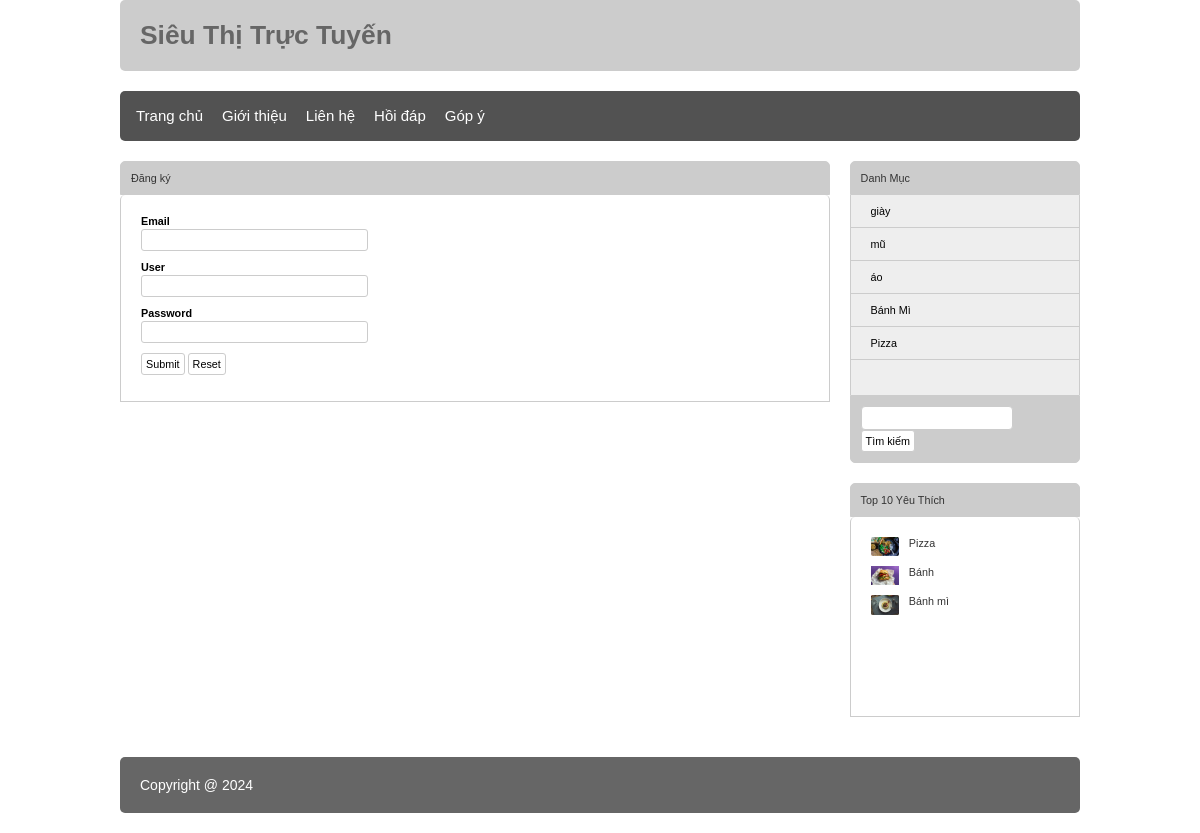
/ASM_lamdnph20475/index.php?act=dangky, run on the app's committed database.
### tables this page shows
CREATE TABLE `danhmuc` (
  `id` int(11) NOT NULL,
  `name` varchar(255) NOT NULL
);

CREATE TABLE `sanpham` (
  `id` int(11) NOT NULL,
  `name` varchar(255) NOT NULL,
  `price` double(10,2) NOT NULL,
  `img` varchar(255) NOT NULL,
  `mota` varchar(255) NOT NULL,
  `luotxem` int(50) NOT NULL,
  `iddm` int(11) NOT NULL
);

### ASM_lamdnph20475/model/pdo.php (called while the page is built, shortened)
<?php
function pdo_get_connection()
{
    $dburl = "mysql:host=localhost;dbname=TKTW2024;charset=utf8";
    $username = 'root';
    $password = '';
    $conn = new PDO($dburl, $username, $password);
    $conn->setAttribute(PDO::ATTR_ERRMODE, PDO::ERRMODE_EXCEPTION);
    return $conn;
}
function pdo_query($sql)
{
    $sql_args = array_slice(func_get_args(), 1);
    try {
        $conn = pdo_get_connection();
        $stmt = $conn->prepare($sql);
        $stmt->execute($sql_args);
        $rows = $stmt->fetchAll();
        return $rows;
    } catch (PDOException $e) {
        throw $e;
    } finally {
        unset($conn);
    }
}

### ASM_lamdnph20475/model/danhmuc.php (called while the page is built, shortened)
<?php
function loadall_danhmuc()
{
    $sql = "select * from danhmuc order by id desc";
    $listdanhmuc = pdo_query($sql);
    return $listdanhmuc;
}

### ASM_lamdnph20475/model/sanpham.php (called while the page is built, shortened)
<?php
function loadall_sanpham_home()
{
    $sql = "select * from sanpham where 1 order by id desc limit 0,9";
    $listsanpham = pdo_query($sql);
    return $listsanpham;
}
function loadall_sanpham_top10()
{
    $sql = "select * from sanpham where 1 order by luotxem desc limit 0,10";
    $listsanpham = pdo_query($sql);
    return $listsanpham;
}

### ASM_lamdnph20475/global.php (called while the page is built)
<?php
$img_path = "upload/";

### ASM_lamdnph20475/view/accout/dangky.php (the view, shortened to what this page needs)
<div class="row mb ">
    <div class="boxtrai mr ">
        <div class="row mb">
            <div class="boxtitle">Đăng ký</div>
            <div class="boxcontent row">
                <form action="index.php?act=dangky" method="POST" class="form_dk_acc">
                    <div class="form_dk">
                        <p>Email</p>
                    </div>
                    <input class="mb10 form_dk_acc-input" type="email" name="email"><br>
                    <div class="form_dk">
                        <P>User</P>
                    </div>
                    <input class="mb10 form_dk_acc-input" type="text" name="user"><br>
                    <div class="form_dk">
                        <p>Password</p>
                    </div>
                    <input class="mb10 form_dk_acc-input" type="password" name="password"><br>
                    <input type="submit" name="dangky" value="Submit">
                    <input type="reset" value="Reset">
                </form>
            </div>
        </div>
    </div>
    <div class="boxphai ">
        <div class="row mb">
            <div class="boxtitle">Danh Mục</div>
            <div class="boxcontent2 menudoc">
                <ul>
                    <?php
                    foreach ($dsdm as $dm) {
                        extract($dm);
                        $linkdm = "index.php?act=sanpham&iddm=" . $id;
                        echo '<li>
                                <a href="' . $linkdm . '">' . $name . '</a>
                            </li>
                            ';
                    }
                    ?>
                </ul>
            </div>
            <div class="boxfooter searbox">
                <form action="index.php?act=sanpham" method="post" class="form_submit">
                    <input type="text" name="kyw" id="">
                    <input type="submit" value="Tìm kiếm" name="timkiem">
                </form>
            </div>
        </div>
        <div class="row mb">
            <div class="boxtitle">Top 10 Yêu Thích</div>
            <div class="boxcontent row">
                <?php
                foreach ($dstop10 as $sp) {
                    extract($sp);
                    $linksp = "index.php?act=chitietsp&idsp=" . $id;
                    $img = $img_path . $img;
                    echo '<div class="row mb10 top10">
                            <div class="favour-img">
                                <img src="' . $img . '" alt="">
                            </div>
                            <a href="' . $linksp . '">' . $name . '</a>
                        </div>
                        ';
                }
                ?>
            </div>
        </div>
    </div>
</div>

### ASM_lamdnph20475/view/css/style.css (style rules this page uses)
* { margin: 0; padding: 0; box-sizing: border-box; font-family: sans-serif; font-size: 0.9vw; }
.row { float: left; width: 100%; }
.mb { margin-bottom: 20px; }
.mb10 { margin-bottom: 10px; }
.mr { margin-right: 2%; }
.boxphai { float: left; width: 24%; }
.boxtrai { float: left; width: 74%; }
.boxtitle { color: #333; padding: 10px; bottom: #eee; border-top-left-radius: 5px; border-top-right-radius: 5px; border: 1px #ccc solid; background-color: #ccc }
.boxcontent { border-left: 1px #ccc solid; border-right: 1px #ccc solid; border-bottom: 1px #ccc solid; border-top-left-radius: 5px; border-top-right-radius: 5px; min-height: 200px; padding: 20px; }
.boxcontent2 { border-left: 1px #ccc solid; border-right: 1px #ccc solid; min-height: 200px; background-color: #eee; }
.boxfooter { padding: 10px; background-color: #ccc; border-bottom-left-radius: 5px; border-bottom-right-radius: 5px; border: 1px #ccc solid; }
.form-acc input[type="submit"], .formcontent input[type="submit"], .formcontent input[type="reset"], .formcontent input[type="button"], .form_submit input[type="submit"], .form_dk_acc input[type="submit"], .form_dk_acc input[type="reset"], .addcart { border: 1px #ccc solid; border-radius: 3px; padding: 4px; background-color: #fff; }
.form_dk_acc-input { width: 34%; border: 1px #ccc solid; padding: 4px; margin-top: 2px; outline: none; border-radius: 3px; }
.form_dk_acc p { font-weight: bold; }
.menudoc ul { margin: 0; padding: 0; list-style: none; }
.menudoc ul li { padding: 10px 20px; border-bottom: 1px #ccc solid; }
.menudoc ul li a { text-decoration: none; color: #000; }
.searbox input[type="text"] { outline: none; width: 73%; padding: 5px 10px; background-color: #fff; border: 1px #ccc solid; border-radius: 4px; }
.top10 img { width: 15%; float: left; margin-right: 10px; }
.top10 a { text-decoration: none; color: #333; }

### data on the page
danhmuc: name "giày"
danhmuc: name "mũ"
danhmuc: name "áo"
danhmuc: name "Bánh Mì"
danhmuc: name "Pizza"
sanpham: shows a picture, name "Pizza"
sanpham: shows a picture, name "Bánh"
sanpham: shows a picture, name "Bánh mì"
